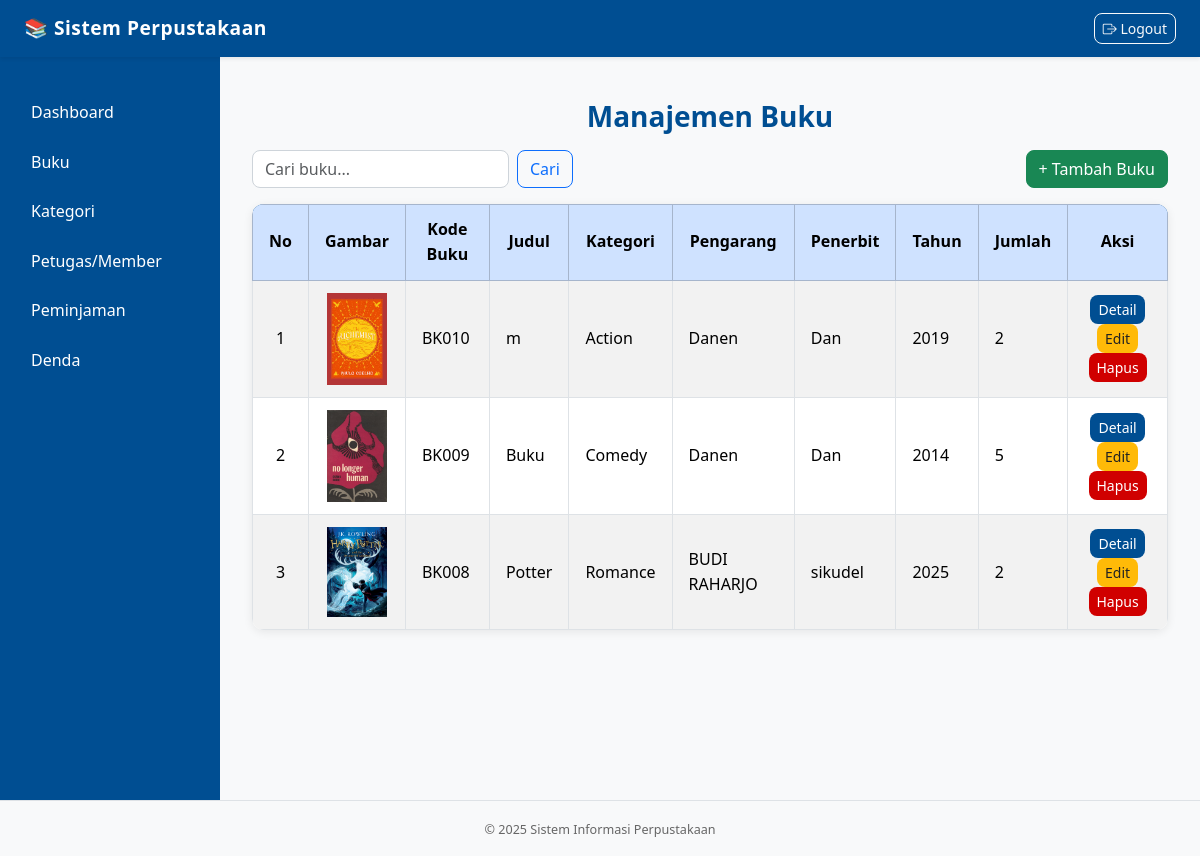
/pages/admin/buku_manage.php (signed in), run on the app's committed database.
### tables this page shows
CREATE TABLE `tbl_buku` (
  `id_buku` int(11) NOT NULL,
  `buku_id` varchar(255) NOT NULL,
  `id_kategori` int(11) NOT NULL,
  `id_rak` int(11) NOT NULL,
  `sampul` varchar(255) DEFAULT NULL,
  `isbn` varchar(255) DEFAULT NULL,
  `lampiran` varchar(255) DEFAULT NULL,
  `title` varchar(255) DEFAULT NULL,
  `penerbit` varchar(255) DEFAULT NULL,
  `pengarang` varchar(255) DEFAULT NULL,
  `thn_buku` varchar(255) DEFAULT NULL,
  `isi` text DEFAULT NULL,
  `jml` int(11) DEFAULT NULL,
  `tgl_masuk` varchar(255) DEFAULT NULL,
  `gambar_buku` varchar(50) DEFAULT NULL
);

CREATE TABLE `tbl_kategori` (
  `id_kategori` int(11) NOT NULL,
  `nama_kategori` varchar(255) NOT NULL
);

### pages/admin/buku_manage.php (the view, shortened to what this page needs)
<?php
require '../config/db.php';
include '../includes/header.php';
$editMode = false;
$keyword = isset($_GET['keyword']) ? trim($_GET['keyword']) : '';
$sql = "
    SELECT b.*, k.nama_kategori
    FROM tbl_buku b
    LEFT JOIN tbl_kategori k ON b.id_kategori = k.id_kategori
";
$sql .= " ORDER BY b.id_buku DESC";
$bukuList = $conn->query($sql);
?>
<div class="container my-4">
    <h3 class="mb-3 text-center">Manajemen Buku</h3>
    <?php if (isset($_GET['detail'])): ?>
        <div class="card p-4 shadow-sm">
            <h4 class="mb-3 text-center">Detail Buku</h4>
            <div class="row">
                <div class="col-md-4 text-center">
                    <?php if ($detail['gambar_buku']): ?>
                        <img src="../asset/img//<?= htmlspecialchars($detail['gambar_buku']); ?>" class="img-fluid rounded mb-3" style="max-height:250px;">
                    <?php else: ?>
                        <div class="text-muted">Tidak ada gambar</div>
                    <?php endif; ?>
                </div>
                <div class="col-md-8">
                    <p><strong>Kode Buku:</strong> <?= htmlspecialchars($detail['buku_id']); ?></p>
                    <p><strong>Judul:</strong> <?= htmlspecialchars($detail['title']); ?></p>
                    <p><strong>Kategori:</strong> <?= htmlspecialchars($detail['nama_kategori'] ?? '-'); ?></p>
                    <p><strong>Pengarang:</strong> <?= htmlspecialchars($detail['pengarang']); ?></p>
                    <p><strong>Penerbit:</strong> <?= htmlspecialchars($detail['penerbit']); ?></p>
                    <p><strong>Tahun:</strong> <?= htmlspecialchars($detail['thn_buku']); ?></p>
                    <p><strong>Jumlah:</strong> <?= htmlspecialchars($detail['jml']); ?></p>
                    <p><strong>Deskripsi:</strong><br><?= nl2br(htmlspecialchars($detail['isi'])); ?></p>
                    <a href="buku_manage.php" class="btn btn-secondary mt-2">Kembali</a>
                </div>
            </div>
        </div>
    <?php else: ?>
        <div class="d-flex justify-content-between align-items-center mb-3">
    <form method="get" class="d-flex" style="max-width: 350px;">
        <input type="text" name="keyword" class="form-control me-2"
               placeholder="Cari buku..."
               value="<?= htmlspecialchars($keyword ?? ''); ?>">
        <button type="submit" class="btn btn-outline-primary">Cari</button>
    </form>
    <a href="?tambah=true" class="btn btn-success">+ Tambah Buku</a>
</div>
        <table class="table table-bordered table-striped align-middle">
            <thead class="table-primary text-center">
                <tr>
                    <th>No</th>
                    <th>Gambar</th>
                    <th>Kode Buku</th>
                    <th>Judul</th>
                    <th>Kategori</th>
                    <th>Pengarang</th>
                    <th>Penerbit</th>
                    <th>Tahun</th>
                    <th>Jumlah</th>
                    <th>Aksi</th>
                </tr>
            </thead>
            <tbody>
                <?php $no=1; while($row = $bukuList->fetch_assoc()): ?>
                <tr>
                    <td class="text-center"><?= $no++; ?></td>
                    <td class="text-center">
                        <?php if ($row['gambar_buku']): ?>
                            <img src="../asset/img/<?= htmlspecialchars($row['gambar_buku']); ?>" width="60">
                        <?php else: ?>
                            <span class="text-muted">-</span>
                        <?php endif; ?>
                    </td>
                    <td><?= htmlspecialchars($row['buku_id']); ?></td>
                    <td><?= htmlspecialchars($row['title']); ?></td>
                    <td><?= htmlspecialchars($row['nama_kategori'] ?? '-'); ?></td>
                    <td><?= htmlspecialchars($row['pengarang']); ?></td>
                    <td><?= htmlspecialchars($row['penerbit']); ?></td>
                    <td><?= htmlspecialchars($row['thn_buku']); ?></td>
                    <td><?= htmlspecialchars($row['jml']); ?></td>
                    <td class="text-center">
                        <a href="?detail=<?= $row['id_buku']; ?>" class="btn btn-primary btn-sm">Detail</a>
                        <a href="?edit=<?= $row['id_buku']; ?>" class="btn btn-warning btn-sm">Edit</a>
                        <a href="?hapus=<?= $row['id_buku']; ?>" class="btn btn-danger btn-sm" onclick="return confirm('Hapus buku ini?')">Hapus</a>
                    </td>
                </tr>
                <?php endwhile; ?>
            </tbody>
        </table>
    <?php endif; ?>
</div>
<?php include '../includes/footer.php'; ?>

### pages/asset/css/style.css (style rules this page uses)
:root { --primary: #004e92; --primary-light: #004e92; --primary-dark: #004e92; --accent: #ffba08; --danger: #d00000; --bg: #f7f9fb; --text-dark: #1f1f1f; --text-muted: #666; --shadow: 0 2px 10px rgba(0, 0, 0, 0.08); }
body { font-family: "Poppins", "Segoe UI", Tahoma, sans-serif; background-color: var(--bg); color: var(--text-dark); line-height: 1.6; transition: background 0.3s ease; }
.container { max-width: 1050px; animation: fadeIn 0.4s ease; }
h3, h4 { font-weight: 600; color: var(--primary-dark); margin-bottom: 1rem; }
.table { background-color: #fff; border-radius: 12px; overflow: hidden; box-shadow: var(--shadow); }
.table thead { background: linear-gradient(90deg, var(--primary), var(--primary-light)); color: white; font-weight: 500; }
.table th, .table td { vertical-align: middle !important; padding: 12px 16px; }
.btn { border-radius: 8px; transition: all 0.25s ease; font-weight: 500; }
.btn-primary { background: linear-gradient(90deg, var(--primary), var(--primary-light)); border: none; }
.btn-warning { background: var(--accent); border: none; color: #222; }
.btn-danger { background: var(--danger); border: none; }
input.form-control, select.form-select, textarea.form-control { border-radius: 8px; border: 1px solid #ced4da; box-shadow: none; transition: all 0.2s ease-in-out; }

### data on the page
tbl_buku: gambar_buku (picture), buku "BK010", title "m", id_kategori.nama_kategori "Action", pengarang "Danen", penerbit "Dan", thn_buku "2019", jml "2"
tbl_buku: gambar_buku (picture), buku "BK009", title "Buku", id_kategori.nama_kategori "Comedy", pengarang "Danen", penerbit "Dan", thn_buku "2014", jml "5"
tbl_buku: gambar_buku (picture), buku "BK008", title "Potter", id_kategori.nama_kategori "Romance", pengarang "BUDI RAHARJO", penerbit "sikudel", thn_buku "2025", jml "2"

### other printed values
$label "Dashboard"
$label "Buku"
$label "Kategori"
$label "Petugas/Member"
$label "Peminjaman"
$label "Denda"
